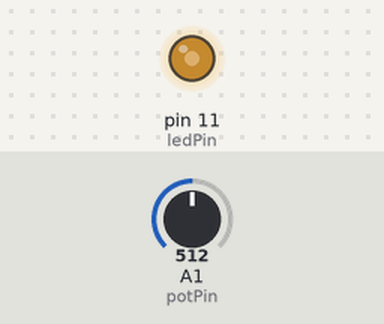
The sketch below on a simulated Arduino Uno, built with avr-gcc and run on an emulated ATmega328P. Shown: output pins drawn as LEDs (lit = HIGH). The inputs (shaded band) are chosen by the test bench; at power-on: A1 (potPin) = 512.

Above: at 1.2 s.
1.3 s: A1 (potPin) set to 716
At 1.7 s:
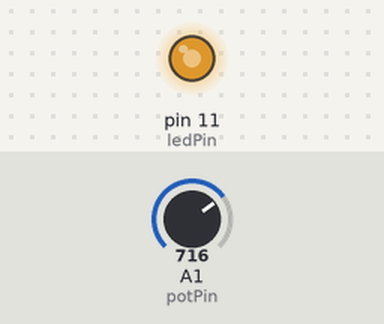
2.8 s: A1 (potPin) set to 900
At 4.0 s:
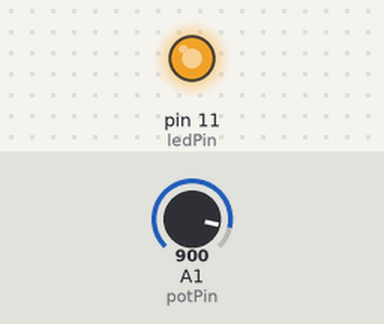
4.3 s: A1 (potPin) set to 122
At 5.1 s:
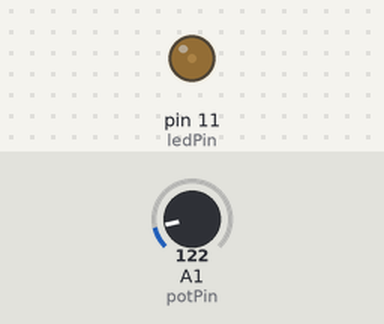
5.8 s: A1 (potPin) set to 0
At 6.3 s:
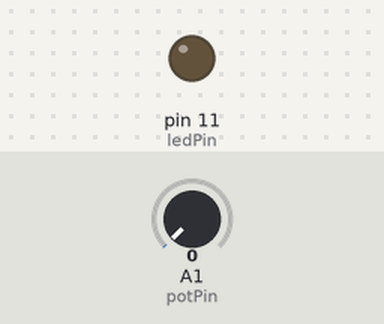
7.3 s: A1 (potPin) set to 511
At 8.6 s:
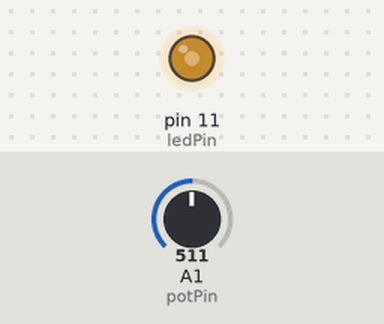
Timing chart, 0 to 9.8 s (numbered marks = the images above; inputs shaded):
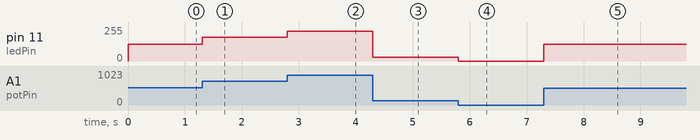

Measured:
- after the input at 1.3 s, pin 11 (ledPin): 127/255 → 178/255 at once
- after the input at 2.8 s, pin 11 (ledPin): 178/255 → 224/255 at once
- after the input at 4.3 s, pin 11 (ledPin): 224/255 → 30/255 at once
- after the input at 5.8 s, pin 11 (ledPin): 30/255 → 0/255 at once
- after the input at 7.3 s, pin 11 (ledPin): 0/255 → 127/255 at once

The sketch:

pot_led.ino
```cpp
const int potPin = A1;   // Potentiometer connected to analog pin A0
const int ledPin = 11;    // LED connected to digital pin 9 (PWM)

int potValue = 0;        // Variable to store potentiometer value

void setup() {
  pinMode(ledPin, OUTPUT);   // Set LED pin as output
}

void loop() {
  potValue = analogRead(potPin);           // Read potentiometer value (0-1023)
  int ledBrightness = map(potValue, 0, 1023, 0, 255); // Map to 0-255 for PWM
  analogWrite(ledPin, ledBrightness);      // Set LED brightness
}
```
